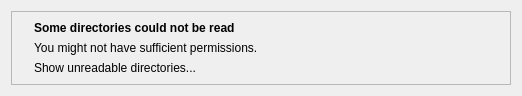
<?xml version="1.0" encoding="UTF-8"?>
<ui version="4.0">
 <class>PanelMessage</class>
 <widget class="QWidget" name="PanelMessage">
  <property name="geometry">
   <rect>
    <x>0</x>
    <y>0</y>
    <width>522</width>
    <height>91</height>
   </rect>
  </property>
  <layout class="QVBoxLayout" name="panelVBox">
   <item>
    <widget class="QFrame" name="frame">
     <property name="frameShape">
      <enum>QFrame::StyledPanel</enum>
     </property>
     <property name="frameShadow">
      <enum>QFrame::Raised</enum>
     </property>
     <property name="lineWidth">
      <number>1</number>
     </property>
     <layout class="QHBoxLayout" name="frameHBox">
      <property name="leftMargin">
       <number>0</number>
      </property>
      <property name="topMargin">
       <number>0</number>
      </property>
      <property name="rightMargin">
       <number>0</number>
      </property>
      <property name="bottomMargin">
       <number>0</number>
      </property>
      <item>
       <widget class="QStackedWidget" name="stackedWidget">
        <property name="currentIndex">
         <number>0</number>
        </property>
        <widget class="QWidget" name="permissionsPage">
         <layout class="QHBoxLayout" name="horizontalLayout" stretch="0,1">
          <item>
           <widget class="QLabel" name="iconLabel">
            <property name="pixmap">
             <pixmap resource="icons.qrc">:/icons/lock-closed.png</pixmap>
            </property>
            <property name="margin">
             <number>8</number>
            </property>
           </widget>
          </item>
          <item>
           <layout class="QVBoxLayout" name="contentVBox">
            <item>
             <widget class="QLabel" name="headingLabel">
              <property name="font">
               <font>
                <weight>75</weight>
                <bold>true</bold>
               </font>
              </property>
              <property name="text">
               <string>Some directories could not be read</string>
              </property>
             </widget>
            </item>
            <item>
             <widget class="QLabel" name="msgLabel">
              <property name="text">
               <string>You might not have sufficient permissions.</string>
              </property>
             </widget>
            </item>
            <item>
             <widget class="QLabel" name="detailsLinkLabel">
              <property name="text">
               <string notr="true">&lt;a href&gt;Show unreadable directories...&lt;/a&gt;</string>
              </property>
              <property name="textInteractionFlags">
               <set>Qt::LinksAccessibleByKeyboard|Qt::LinksAccessibleByMouse</set>
              </property>
             </widget>
            </item>
           </layout>
          </item>
         </layout>
        </widget>
        <widget class="QWidget" name="rpmPage">
         <layout class="QHBoxLayout" name="horizontalLayout_2" stretch="0,1">
          <item>
           <widget class="QLabel" name="iconLabel_4">
            <property name="pixmap">
             <pixmap resource="icons.qrc">:/icons/warning.png</pixmap>
            </property>
            <property name="margin">
             <number>8</number>
            </property>
           </widget>
          </item>
          <item>
           <layout class="QVBoxLayout" name="contentVBox_3">
            <item>
             <widget class="QLabel" name="headingLabel_4">
              <property name="font">
               <font>
                <weight>75</weight>
                <bold>true</bold>
               </font>
              </property>
              <property name="text">
               <string>RPM is very slow</string>
              </property>
             </widget>
            </item>
            <item>
             <widget class="QLabel" name="msgLabel_4">
              <property name="text">
               <string>Open a shell window and run:&lt;br/&gt;&lt;code&gt;sudo rpm --rebuilddb&lt;/code&gt;</string>
              </property>
             </widget>
            </item>
           </layout>
          </item>
         </layout>
        </widget>
        <widget class="QWidget" name="filesystemsPage">
         <layout class="QHBoxLayout" name="horizontalLayout_3" stretch="0,1">
          <item>
           <widget class="QLabel" name="iconLabel_3">
            <property name="pixmap">
             <pixmap resource="icons.qrc">:/icons/information.png</pixmap>
            </property>
            <property name="margin">
             <number>8</number>
            </property>
           </widget>
          </item>
          <item>
           <layout class="QVBoxLayout" name="contentVBox_2">
            <item>
             <widget class="QLabel" name="headingLabel_3">
              <property name="font">
               <font>
                <weight>75</weight>
                <bold>true</bold>
               </font>
              </property>
              <property name="text">
               <string>Btrfs free and used size information are misleading!</string>
              </property>
             </widget>
            </item>
            <item>
             <widget class="QLabel" name="msgLabel_3">
              <property name="text">
               <string>Snapshots and copy-on-write may consume additional disk space.</string>
              </property>
             </widget>
            </item>
            <item>
             <widget class="QLabel" name="detailsLinkLabel_3">
              <property name="text">
               <string notr="true">&lt;a href=&quot;https://github.com/shundhammer/qdirstat/blob/master/doc/Btrfs-Free-Size.md&quot;&gt;Details...&lt;/a&gt;</string>
              </property>
              <property name="textFormat">
               <enum>Qt::AutoText</enum>
              </property>
              <property name="openExternalLinks">
               <bool>true</bool>
              </property>
              <property name="textInteractionFlags">
               <set>Qt::LinksAccessibleByKeyboard|Qt::LinksAccessibleByMouse</set>
              </property>
             </widget>
            </item>
           </layout>
          </item>
         </layout>
        </widget>
       </widget>
      </item>
      <item>
       <layout class="QVBoxLayout" name="closeButtonVBox">
        <item alignment="Qt::AlignTop">
         <widget class="QPushButton" name="closeButton">
          <property name="icon">
           <iconset resource="icons.qrc">
            <normaloff>:/icons/window-close.png</normaloff>:/icons/window-close.png</iconset>
          </property>
          <property name="iconSize">
           <size>
            <width>16</width>
            <height>16</height>
           </size>
          </property>
          <property name="flat">
           <bool>true</bool>
          </property>
         </widget>
        </item>
       </layout>
      </item>
     </layout>
    </widget>
   </item>
  </layout>
 </widget>
 <resources>
  <include location="icons.qrc"/>
  <include location="icons.qrc"/>
 </resources>
 <connections>
  <connection>
   <sender>closeButton</sender>
   <signal>clicked()</signal>
   <receiver>PanelMessage</receiver>
   <slot>deleteLater()</slot>
   <hints>
    <hint type="sourcelabel">
     <x>388</x>
     <y>22</y>
    </hint>
    <hint type="destinationlabel">
     <x>206</x>
     <y>43</y>
    </hint>
   </hints>
  </connection>
 </connections>
</ui>
